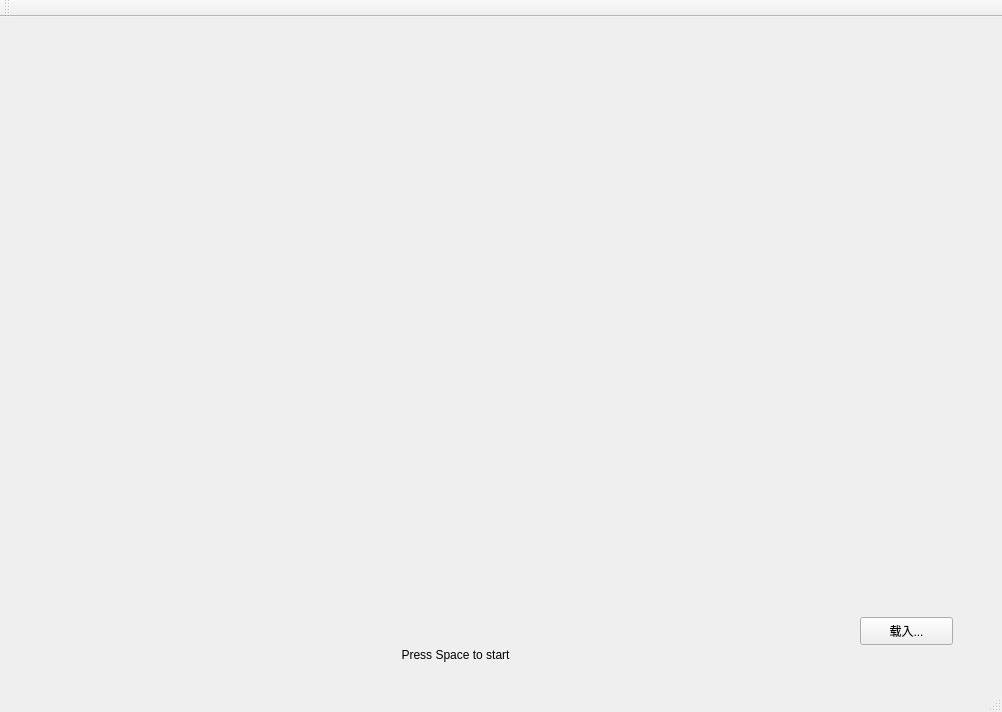
<?xml version="1.0" encoding="UTF-8"?>
<ui version="4.0">
 <class>MainWindow</class>
 <widget class="QMainWindow" name="MainWindow">
  <property name="geometry">
   <rect>
    <x>0</x>
    <y>0</y>
    <width>1002</width>
    <height>712</height>
   </rect>
  </property>
  <property name="windowTitle">
   <string>MainWindow</string>
  </property>
  <widget class="QWidget" name="centralWidget">
   <widget class="QLabel" name="label">
    <property name="geometry">
     <rect>
      <x>290</x>
      <y>630</y>
      <width>331</width>
      <height>16</height>
     </rect>
    </property>
    <property name="text">
     <string>Press Space to start</string>
    </property>
    <property name="alignment">
     <set>Qt::AlignCenter</set>
    </property>
   </widget>
   <widget class="QPushButton" name="pushButton">
    <property name="geometry">
     <rect>
      <x>860</x>
      <y>600</y>
      <width>93</width>
      <height>28</height>
     </rect>
    </property>
    <property name="focusPolicy">
     <enum>Qt::NoFocus</enum>
    </property>
    <property name="text">
     <string>载入...</string>
    </property>
   </widget>
  </widget>
  <widget class="QMenuBar" name="menuBar">
   <property name="geometry">
    <rect>
     <x>0</x>
     <y>0</y>
     <width>1002</width>
     <height>26</height>
    </rect>
   </property>
  </widget>
  <widget class="QToolBar" name="mainToolBar">
   <attribute name="toolBarArea">
    <enum>TopToolBarArea</enum>
   </attribute>
   <attribute name="toolBarBreak">
    <bool>false</bool>
   </attribute>
  </widget>
  <widget class="QStatusBar" name="statusBar"/>
 </widget>
 <layoutdefault spacing="6" margin="11"/>
 <resources/>
 <connections/>
</ui>
